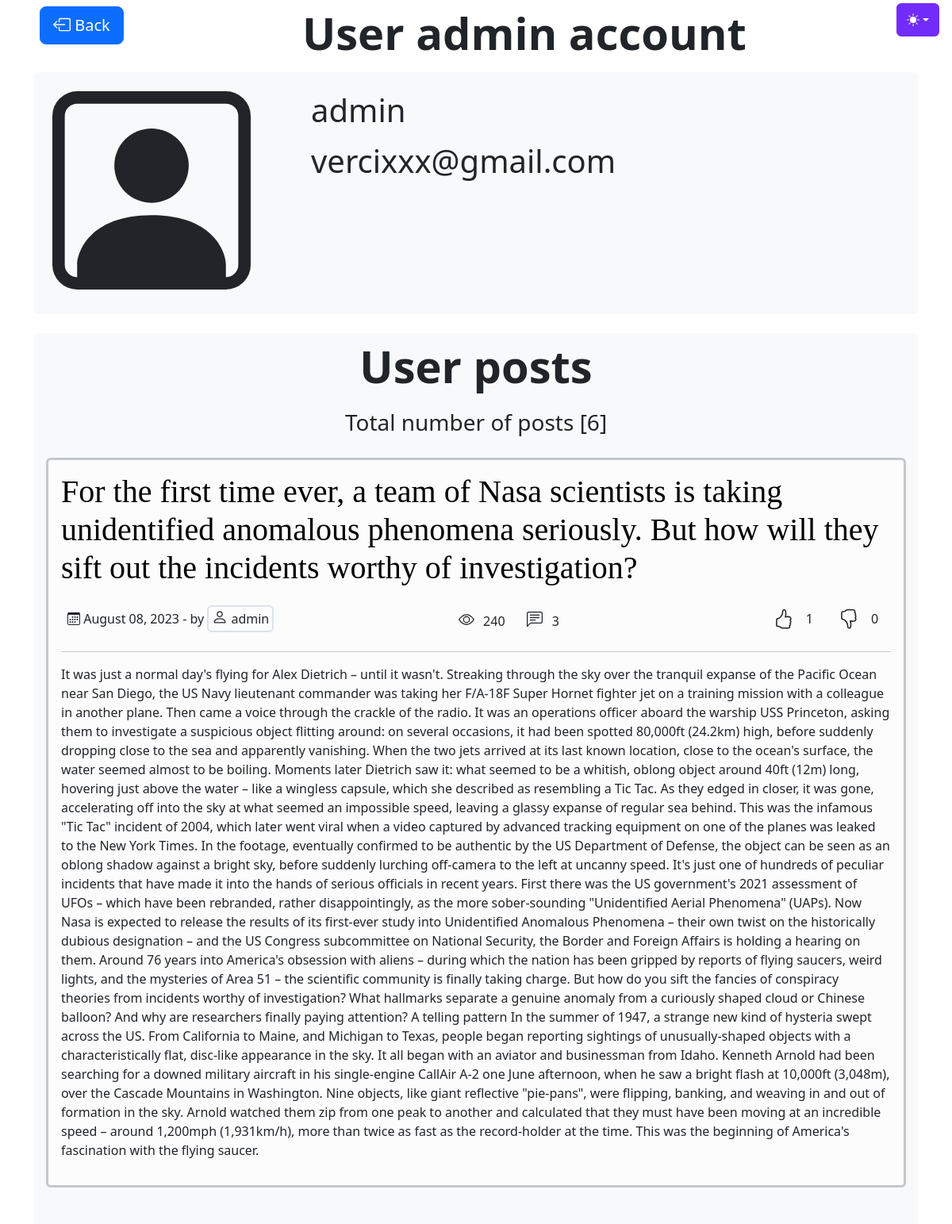
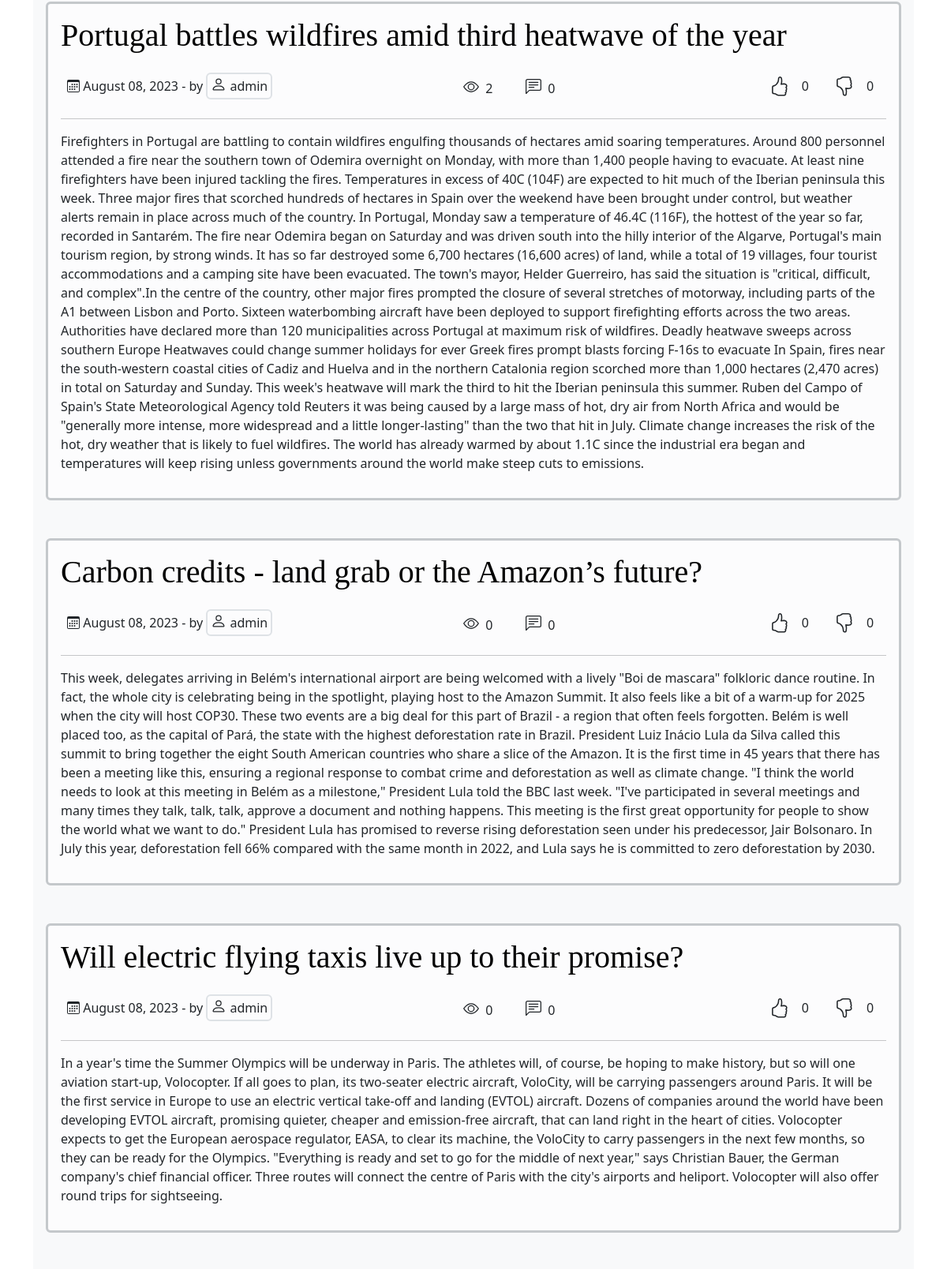
Screenshot of /user/admin/ (upper part) with the database file from the repository (2 pictures, top to bottom).
### posts/models.py (models this page shows)
class Post(models.Model):
    id = models.AutoField(primary_key=True)
    author = models.ForeignKey(User, on_delete=models.CASCADE)
    posted_date = models.DateTimeField(default=timezone.now)
    title = models.TextField()
    content = models.TextField()
    views = models.IntegerField(default=0)
    comments = models.IntegerField(default=0)
    likes = models.IntegerField(default=0)
    dislikes = models.IntegerField(default=0)
    class Meta:
        db_table = 'Post'

### users/views.py (the view)
# urls.py: path('user/<str:username>/', users_views.user_account, name="user_account"),
def user_account(request, username):
    user = User.objects.get(username=username)
    user_id = user.id
    posts = Post.objects.filter(author_id=user_id).order_by('-posted_date')
    data = {
        'user': user,
        'posts': posts,
        'Comments':Comment,
        'timezone':timezone,
        'datetime':datetime,
        'thumbs':PostsThumbs,
    }
    if request.method == 'POST':
        user = request.user
        new_username = request.POST.get("username")
        new_email = request.POST.get('email')
        new_password1 = request.POST.get("password1")
        new_password2 = request.POST.get("password2")
        if new_username and new_username != user.username:
            if User.objects.filter(username=new_username).exists():
                messages.info(request, 'Username already exist!')
            else:
                user.username = new_username
                messages.success(request, 'Username changed!')
        if new_email and new_email != user.email:
            messages.success(request, 'Email changed!')
            user.email = new_email
        if new_password1:
            if new_password1 == new_password2:
                validated_pass = is_password_valid(new_password1)
                if validated_pass:
                    user.set_password(new_password1)
                    update_session_auth_hash(request, user)
                    messages.info(request, 'Password changed sucesfully!' )
                else:
                    output = ''.join(validated_pass)
                    messages.info(request, output )
            else:
                messages.info(request, "Passwords are different" )
        user.save()
        return redirect('user_account', username=new_username)
    else:
        return render(request, 'user/user_account.html', data)

### blog/templates/user/user_account.html (shortened to what this page needs)
{% extends 'blog/base.html' %}
{% load static %}
{% load tz %}
{% block content %}
<main class="container min-vh-100">
  <div class="d-flex">
    <div class="p-2 ">
      <button type="button" class="btn btn-primary btn-lg" id="homeButton">
        Back
      </button>
    </div>
    <div class="p-2 flex-grow-1 display-4 text-center fw-semibold mb-2">
      {% if user.is_authenticated and user == request.user %}
      Account settings
      {% else %}
      User {{user.username}} account
      {% endif %}
    </div>
  </div>
  <div class="d-flex justify-content-between gap-0 column-gap-5 p-3 rounded bg-body-tertiary mb-4">
    <div class="p-2 display-1 rounded">
    </div>
    <div class="p-2 flex-grow-1 rounded">
      {% if user.is_authenticated and user == request.user %}
      <form method="POST" class="mx-auto mb-4">
        {% csrf_token %}
        <h1 class="display-5 fst-italic my-4">{{ user.username }}</h1>
        <div class="input-group mb-2 d-flex justify-content-start">
          <span class="input-group-text">
            <svg xmlns="http://www.w3.org/2000/svg" width="25" height="25" fill="currentColor" class="bi bi-person"
              viewBox="0 0 16 16">
              <path
                d="M8 8a3 3 0 1 0 0-6 3 3 0 0 0 0 6Zm2-3a2 2 0 1 1-4 0 2 2 0 0 1 4 0Zm4 8c0 1-1 1-1 1H3s-1 0-1-1 1-4 6-4 6 3 6 4Zm-1-.004c-.001-.246-.154-.986-.832-1.664C11.516 10.68 10.289 10 8 10c-2.29 0-3.516.68-4.168 1.332-.678.678-.83 1.418-.832 1.664h10Z" />
            </svg>
          </span>
          <input type="text" class="form-control bg-body-tertiary" name="username" value="{{ user.username }}" min="4"
            max="10" />
        </div>
        <div class="input-group mb-2 d-flex justify-content-start">
          <span class="input-group-text">
            <svg xmlns="http://www.w3.org/2000/svg" width="25" height="25" fill="currentColor" class="bi bi-envelope"
              viewBox="0 0 16 16">
              <path
                d="M0 4a2 2 0 0 1 2-2h12a2 2 0 0 1 2 2v8a2 2 0 0 1-2 2H2a2 2 0 0 1-2-2V4Zm2-1a1 1 0 0 0-1 1v.217l7 4.2 7-4.2V4a1 1 0 0 0-1-1H2Zm13 2.383-4.708 2.825L15 11.105V5.383Zm-.034 6.876-5.64-3.471L8 9.583l-1.326-.795-5.64 3.47A1 1 0 0 0 2 13h12a1 1 0 0 0 .966-.741ZM1 11.105l4.708-2.897L1 5.383v5.722Z" />
            </svg>
          </span>
          <input type="email" class="form-control bg-body-tertiary" name="email" value="{{ user.email }}" />
        </div>
        <div class="input-group mb-2 d-flex justify-content-start">
          <span class="input-group-text">
            <svg xmlns="http://www.w3.org/2000/svg" width="25" height="25" fill="currentColor" class="bi bi-key"
              viewBox="0 0 16 16">
              <path
                d="M0 8a4 4 0 0 1 7.465-2H14a.5.5 0 0 1 .354.146l1.5 1.5a.5.5 0 0 1 0 .708l-1.5 1.5a.5.5 0 0 1-.708 0L13 9.207l-.646.647a.5.5 0 0 1-.708 0L11 9.207l-.646.647a.5.5 0 0 1-.708 0L9 9.207l-.646.647A.5.5 0 0 1 8 10h-.535A4 4 0 0 1 0 8zm4-3a3 3 0 1 0 2.712 4.285A.5.5 0 0 1 7.163 9h.63l.853-.854a.5.5 0 0 1 .708 0l.646.647.646-.647a.5.5 0 0 1 .708 0l.646.647.646-.647a.5.5 0 0 1 .708 0l.646.647.793-.793-1-1h-6.63a.5.5 0 0 1-.451-.285A3 3 0 0 0 4 5z" />
              <path d="M4 8a1 1 0 1 1-2 0 1 1 0 0 1 2 0z" />
            </svg>
          </span>
          <input type="password" class="form-control bg-body-tertiary" name="password1" disabled />
        </div>
        <div class="input-group mb-2 d-flex justify-content-start">
          <span class="input-group-text">
            <svg xmlns="http://www.w3.org/2000/svg" width="25" height="25" fill="currentColor" class="bi bi-key"
              viewBox="0 0 16 16">
              <path
                d="M0 8a4 4 0 0 1 7.465-2H14a.5.5 0 0 1 .354.146l1.5 1.5a.5.5 0 0 1 0 .708l-1.5 1.5a.5.5 0 0 1-.708 0L13 9.207l-.646.647a.5.5 0 0 1-.708 0L11 9.207l-.646.647a.5.5 0 0 1-.708 0L9 9.207l-.646.647A.5.5 0 0 1 8 10h-.535A4 4 0 0 1 0 8zm4-3a3 3 0 1 0 2.712 4.285A.5.5 0 0 1 7.163 9h.63l.853-.854a.5.5 0 0 1 .708 0l.646.647.646-.647a.5.5 0 0 1 .708 0l.646.647.646-.647a.5.5 0 0 1 .708 0l.646.647.793-.793-1-1h-6.63a.5.5 0 0 1-.451-.285A3 3 0 0 0 4 5z" />
              <path d="M4 8a1 1 0 1 1-2 0 1 1 0 0 1 2 0z" />
            </svg>
          </span>
          <input type="password" class="form-control bg-body-tertiary" name="password2" disabled />
        </div>
        <div class="mb-3">
          <label for="formFileSm" class="form-label fs-2">Change profile photo</label>
          <input class="form-control form-control-sm bg-body-tertiary" id="formFileSm" name="profile_picture"
            type="file" accept=".jpg,.png">
        </div>
        <div class="col d-flex justify-content-center align-items-center">
          <button type="submit" class="btn btn-success btn-lg" data-bs-toggle="modal" data-bs-target="#error_modal">
            <svg xmlns="http://www.w3.org/2000/svg" width="16" height="16" fill="currentColor" class="bi bi-check-lg"
              viewBox="0 0 16 16">
              <path
                d="M12.736 3.97a.733.733 0 0 1 1.047 0c.286.289.29.756.01 1.05L7.88 12.01a.733.733 0 0 1-1.065.02L3.217 8.384a.757.757 0 0 1 0-1.06.733.733 0 0 1 1.047 0l3.052 3.093 5.4-6.425a.247.247 0 0 1 .02-.022Z" />
            </svg>
            Save
          </button>
        </div>
      </form>
      {% else %}
      <div class="container">
        <p class="display-6">
          {{ user.username }}
        </p>
        <p class="display-6">
          {{ user.email }}
        </p>
      </div>
      {% endif %}
    </div>
  </div>
  <div class="bg-body-tertiary rounded pb-2">
    <div class="p-2 flex-grow-1 display-4 text-center  fw-semibold">
      User posts
    </div>
    <div class="p-2 flex-grow-1 fs-3 text-center">
      Total number of posts [{{ posts|length }}]
    </div>
    {% for post in posts %}
    <article class="blog-post border border-secondary-subtle border-3 p-3 rounded m-3 mb-5 bg-light-subtle">
      <a class="link-offset-2 link-offset-3-hover link-underline link-underline-opacity-0 link-underline-opacity-75-hover text-reset"
        href="{% url 'post_view' post.id %}">
        <h2 class="display-6 link-body-emphasis mb-1">
          {{ post.title }}
        </h2>
      </a>
      <p class="blog-post-meta">
      <div class="d-flex justify-content-between">
        <div class="p-2">
          {{ post.posted_date|date:"F d, Y" }}
          - by
          <span class="border border-2 rounded p-1">
            {{ post.author }}
          </span>
        </div>
        <div class="p-2 d-flex align-items-center p-2">
          <div class="row ">
            <div class="col-2">
            </div>
            <div class="col-3 me-2">
              {{post.views}}
            </div>
            <div class="col-2">
            </div>
            <div class="col-3 me-2">
              {{post.comments}}
            </div>
          </div>
        </div>
        <div class="p-2 d-flex align-items-center p-2">
          <div class="row ">
            <div class="col-3">
              {% if user.is_authenticated %}
              <form id="myForm" method="post" action="{% url 'like_clicked' %}">
                {% endif %}
              </form>
            </div>
            <div class="col-3 " id="likes-counter-{{ post.id }}">
              {{post.likes}}
            </div>
            <div class="col-3">
              <form id="myForm" method="post" action="{% url 'dislike_clicked' %}">
              </form>
            </div>
            <div class="col-3 " id="dislikes-counter-{{ post.id }}">
              {{post.dislikes}}
            </div>
          </div>
        </div>
      </div>
      </p>
      <hr>
      <p>
        {{ post.content }}
      </p>
    </article>
    {% endfor %}
  </div>
</main>
{% endblock %}

### blog/static/css/blog.css (style rules this page uses)
h1, h2, h3, h4, h5, h6 { font-family: "Playfair Display", Georgia, "Times New Roman", serif; }
.blog-post { margin-bottom: 4rem; }
.blog-post-meta { margin-bottom: 1.25rem; color: #727272; }
.bi { vertical-align: -.125em; fill: currentColor; }
#change-icon, #change-icon-fill { cursor: pointer; }

### rows the page displays
Post: title "For the first time ever, a team of Nasa scientists is taking unidentified anomalous phenomena seriously. But how will they sift out the incidents worthy of investigation?", posted_date "August 08, 2023", author "admin", views "240", comments "3", likes "1", dislikes "0", content "It was just a normal day's flying for Alex Dietrich – until it wasn't. Streaking through the sky over the tranquil expanse of the Pacific Ocean near San Diego, the US Navy lieutenant commander was taking her F/A-18F Super Hornet fighter jet on a training mission with a colleague in another plane. Then came a voice through the crackle of the radio. It was an operations officer aboard the warship USS Princeton, asking them to investigate a suspicious object flitting around: on several occasions, it had been spotted 80,000ft (24.2km) high, before suddenly dropping close to the sea and apparently vanishing. When the two jets arrived at its last known location, close to the ocean's surface, the…"
Post: title "Portugal battles wildfires amid third heatwave of the year", posted_date "August 08, 2023", author "admin", views "2", comments "0", likes "0", dislikes "0", content "Firefighters in Portugal are battling to contain wildfires engulfing thousands of hectares amid soaring temperatures. Around 800 personnel attended a fire near the southern town of Odemira overnight on Monday, with more than 1,400 people having to evacuate. At least nine firefighters have been injured tackling the fires. Temperatures in excess of 40C (104F) are expected to hit much of the Iberian peninsula this week. Three major fires that scorched hundreds of hectares in Spain over the weekend have been brought under control, but weather alerts remain in place across much of the country. In Portugal, Monday saw a temperature of 46.4C (116F), the hottest of the year so far, recorded in…"
Post: title "Carbon credits - land grab or the Amazon’s future?", posted_date "August 08, 2023", author "admin", views "0", comments "0", likes "0", dislikes "0", content "This week, delegates arriving in Belém's international airport are being welcomed with a lively \"Boi de mascara\" folkloric dance routine. In fact, the whole city is celebrating being in the spotlight, playing host to the Amazon Summit. It also feels like a bit of a warm-up for 2025 when the city will host COP30. These two events are a big deal for this part of Brazil - a region that often feels forgotten. Belém is well placed too, as the capital of Pará, the state with the highest deforestation rate in Brazil. President Luiz Inácio Lula da Silva called this summit to bring together the eight South American countries who share a slice of the Amazon. It is the first time in 45 years that…"
Post: title "Will electric flying taxis live up to their promise?", posted_date "August 08, 2023", author "admin", views "0", comments "0", likes "0", dislikes "0", content "In a year's time the Summer Olympics will be underway in Paris. The athletes will, of course, be hoping to make history, but so will one aviation start-up, Volocopter. If all goes to plan, its two-seater electric aircraft, VoloCity, will be carrying passengers around Paris. It will be the first service in Europe to use an electric vertical take-off and landing (EVTOL) aircraft. Dozens of companies around the world have been developing EVTOL aircraft, promising quieter, cheaper and emission-free aircraft, that can land right in the heart of cities. Volocopter expects to get the European aerospace regulator, EASA, to clear its machine, the VoloCity to carry passengers in the next few months,…"

### other values shown
{{ user.username }} "admin"
{{ user.email }} "vercixxx@gmail.com"
{{ posts|length }} "6"
